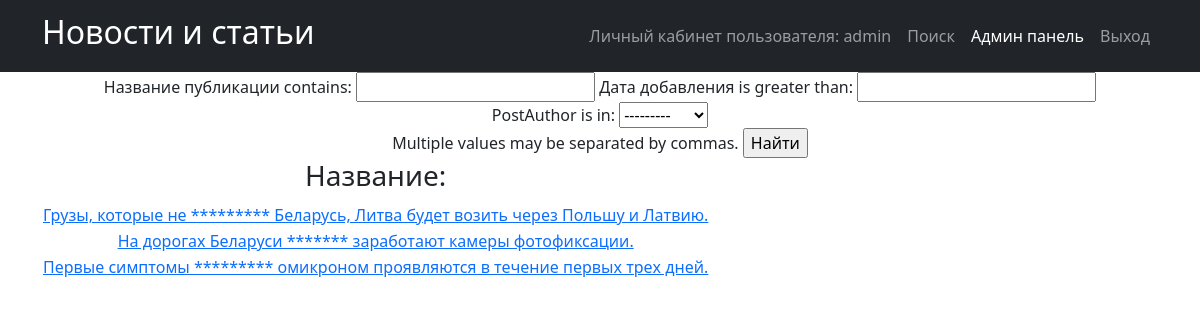
Screenshot of /news/search/ (signed in) with the database file from the repository.
### news_portal/models.py (models this page shows, shortened)
class Post(models.Model):
    PostAuthor = models.ForeignKey(Author, on_delete=models.CASCADE)
    NEWS = 'NW'
    ARTICLE = 'AR'
    CATEGORIES = [
        ('NW', 'Новость'),
        ('AR', 'Статья')
    ]
    categoryType = models.CharField(max_length=2, choices=CATEGORIES)
    pubData = models.DateTimeField('дата добавления', auto_now_add=True)
    postCategory = models.ManyToManyField(Category, through='postCategory')
    postTitle = models.CharField('название публикации', max_length=255)
    postText = models.TextField('текст публикации')
    postRating = models.SmallIntegerField('рейтинг публикации', default=0)

### news_portal/views.py (the view)
# urls.py: path('search/', Postsearch.as_view()),
class Postsearch(ListView):
    model = Post
    template_name = 'search.html'
    context_object_name = 'news'
    queryset = Post.objects.order_by('-id')
    paginate_by = 1
    def get_context_data(self, **kwargs):
        context = super().get_context_data(**kwargs)
        context['filter'] = News_filter(self.request.GET, queryset=self.get_queryset())
        return context

### news_portal/models.py (called while the page is built)
    def __str__(self):
        return f'{self.authorUser.username}'

### news_portal/templatetags/censor.py (called while the page is built)
@register.filter(name='censor')
def censor(value):
    text = value.split()
    for word in text:
        if word.lower() in CENSOR:
            value = value.replace(word, '*' * len(word))
    return value

### templates/search.html (shortened to what this page needs)
{% extends 'flatpages/default.html' %}
{% load censor %}
{% block content %}
<form method="GET">
    {{ filter.form }}
    <input type="submit" value="Найти">
</form>
<table>
    <thead>
    <th>
    <h3>Название:</h3>
    </th>
    </thead>
      {% for new in filter.qs %}
    <tr>
    <td>
        <a href="{% url 'post_detail' new.id %}">{{ new.postTitle|censor }}</a>
    </td>
</tr>
    {% endfor %}
</table>
{% endblock content %}

### templates/flatpages/default.html (shortened to what this page needs)
<!DOCTYPE html>
<html lang="en">
    <head>
        {% load static %}
        <link href="{% static 'css/styles.css' %}" rel="stylesheet" />
    </head>
    <body>
        <nav class="navbar navbar-expand-lg navbar-dark bg-dark">
            <div class="container">
                <a class="navbar-brand" href=/news/><h2>Новости и статьи</h2></a>
                <div class="collapse navbar-collapse" id="navbarSupportedContent">
                    <ul class="navbar-nav ms-auto mb-2 mb-lg-0">
                        <li class="nav-item"><a class="nav-link" href=http://127.0.0.1:8000>Личный кабинет пользователя: {{request.user.username}}</a></li>
                        <li class="nav-item"><a class="nav-link" href=/news/search/>Поиск</a></li>
                        <li class="nav-item"><a class="nav-link active" aria-current="page" href=/admin/>Админ панель</a></li>
                        <li class="nav-item"><a class="nav-link" href=/sign/logout/>Выход</a></li>
                            </ul>
                </div>
            </div>
        </nav>
        <div class="container">
           <div class="row">
               <div class="col-lg-12 text-center">
                   {% block content %}{% endblock content %}
               </div>
           </div>
        </div>
    </body>
</html>

### rows the page displays
Post: postTitle|censor "Грузы, которые не ********* Беларусь, Литва будет возить через Польшу и Латвию."
Post: postTitle|censor "На дорогах Беларуси ******* заработают камеры фотофиксации."
Post: postTitle|censor "Первые симптомы ********* омикроном проявляются в течение первых трех дней."

### other values shown
{{ request.user.username }} "admin"
